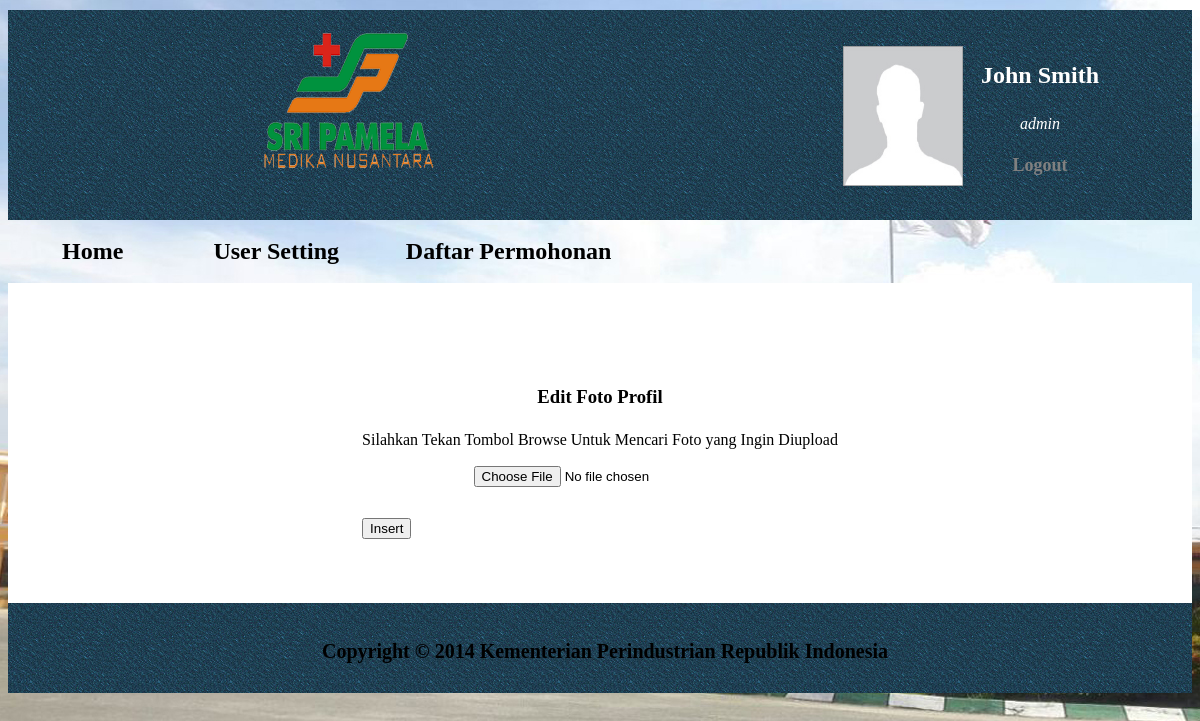
The page /edit_gambar.php (signed in) on the database its author committed.
### tables this page shows
CREATE TABLE IF NOT EXISTS `user` (
  `id` int(10) NOT NULL AUTO_INCREMENT,
  `username` varchar(20) NOT NULL,
  `password` varchar(50) NOT NULL,
  `nama` varchar(50) NOT NULL,
  `alamat` varchar(100) NOT NULL,
  `telp` varchar(12) NOT NULL,
  `email` varchar(50) NOT NULL,
  `level` enum('admin','user') NOT NULL DEFAULT 'user',
  `foto` varchar(100) NOT NULL DEFAULT 'user.jpg',
  PRIMARY KEY (`id`)
);

CREATE TABLE IF NOT EXISTS `modul` (
  `id_modul` int(10) NOT NULL AUTO_INCREMENT,
  `nama_modul` varchar(100) NOT NULL,
  `url` varchar(100) NOT NULL,
  `gambar_modul` blob NOT NULL,
  `gambar_modul_type` varchar(100) NOT NULL,
  PRIMARY KEY (`id_modul`)
);

### edit_gambar.php (the view, shortened to what this page needs)
<html>
<head>
	<link rel="stylesheet" type="text/css" href="css/style.css" />
</head>
<body>
<?php
	if(isset($_SESSION["username"]))
	{
	?>
	<div id="header">
		<div id="logo">
			<img src="images/img03.png" width="450px;">
		</div>
		<div id="user">
			<table>
				<tr>
					<td rowspan="3">
						<?php
						$query_select = "SELECT foto FROM user where id='$_SESSION[id]'";
						$daftar=mysql_query($query_select) or die (mysql_error());
						while($hasil = mysql_fetch_object ($daftar)){
							echo "<img src='foto/".$hasil->foto."' width='120px' height='140px' />";
						}
						?>
					</td>
					<td width="150px" height="60px" align="center"><font face="calibri" size="5"><b><?php echo "$_SESSION[nama]" ?></b></font></td>
				</tr>
				<tr>
					<td width="150px" align="center"><i><?php echo "$_SESSION[level]" ?></i></td>
				</tr>
				<tr>
					<td width="150px" align="center" id="logout"><a href="logout.php"><font color="grey">Logout</font></a></td>
				</tr>
			</table>
		</div>
	</div>
	<div id="menu">
		<div id="drop">
			<table width="100%" id="tablemenu">
				<tr>
					<td width="12%"><a href="utama.php"><font size="5">Home</font></a></td>
					<?php
						$q = mysql_query("select modul.nama_modul, modul.url from hak_akses, modul where hak_akses.level = '".$_SESSION["level"]."' and hak_akses.id_modul=modul.id_modul") or die (mysql_error());
						while($d = mysql_fetch_array($q)){
					?>
						<td width="18%"><a href = "<?php echo $d["url"]; ?>"><font size="5"><?php echo $d ["nama_modul"]; ?></font></a></td>
					<?php
						}
					?>
				</tr>
			</table>
		</div>
	</div>
	<div id="home">
		<div id="permohonan4">
			<form enctype="multipart/form-data" method="post" action="upload_proses.php">
	<table align="center" border="0">
		<tr>
			<td colspan="2" align="center"><h3>Edit Foto Profil</h3></td>
		</tr>
		<tr>
			<td>Silahkan Tekan Tombol Browse Untuk Mencari Foto yang Ingin Diupload</td>
		</tr>
		<tr>
			<td colspan="'2" align="center" height="50px"><input type="file" name="foto"></td>
		</tr>
		<tr>
			<td height="50px"><input type="submit" name="tombol" value="Insert"></td>
		</tr>
	</table>
</form>
		</div>
	</div>
	<div id="footer">
		<center><h4><font color="black">Copyright © 2014 Kementerian Perindustrian Republik Indonesia</font></h4></center>
	</div>
<?php
	}
	else
	{
	?>
		<script language="javascript"> alert ("Anda belum Login!");document.location.href="index.php";
		</script>
	<?php
	}
?>
</body>
</html>

### css/style.css (style rules this page uses)
a { text-decoration:none; font-weight:bold; font-size:18px; color:black; }
body { width:auto; height:auto; font-family: calibri; font-size:20px; margin:0 auto 0 auto; padding:10px 8px 0 8px; background:url(../images/gambar.jpg); }
#header { height:210px; width: auto; padding:0 px 0 8px; background:url(../images/bg-body.jpg); }
#logo { float:left; height:180px; margin:0 auto 0 auto; padding:20px 50px 0 100px; }
#user { float:right; width : 300px; margin:0 auto 0 auto; padding: 35px 50px 0 0; }
#user table { border-collapse:collapse; border: 0px solid #5f6168; color:#ffffff; }
#menu { height:auto; padding-top : 5px; padding-bottom : 5px; text-color:dwwd; }
#drop { margin:0 auto 0 auto; padding:10px; }
#tablemenu { text-align:center; padding:0 550px 0 0; }
#tablemenu td { text-align:center; }
#home { height:auto; background-color:#ffffff; }
#permohonan4 { height:220px; margin:0 auto 0 auto; padding:100px 0 0 0; }
#footer { padding:10px 0 20px 10px; height:60px; background:url(../images/bg-body.jpg); }

### rows shown on the page
user: foto (placeholder picture)
modul: nama_modul "User Setting"
modul: nama_modul "Daftar Permohonan"

### other values the page prints
$_SESSION[nama] "John Smith"
$_SESSION[level] "admin"
